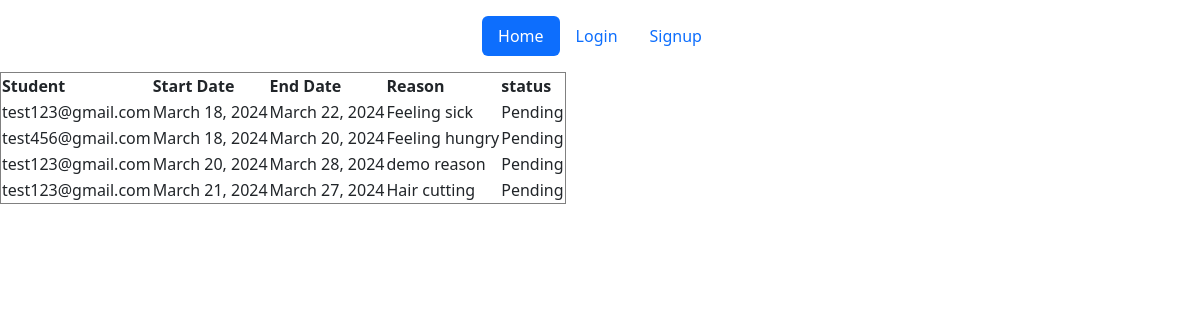
/warden/show-all-leaves/, run on the app's committed database.
### student/models.py (models this page shows)
class Leave(models.Model):
    user = models.ForeignKey(student,on_delete=models.CASCADE)
    start_date = models.DateField()
    end_date = models.DateField()
    reason = models.TextField()

### authentication/models.py (models this page shows)
class CustomUser(AbstractUser):
    email = models.EmailField()
    role = models.CharField(max_length=50,choices=ROLE_CHOICE)
    def __str__(self):
        return self.email

### warden/views.py (the view)
# urls.py: path("show-all-leaves/",views.showAllLeaves,name="show-all-leaves"),
def showAllLeaves(request):
    leaves = Leave.objects.all()
    return render(request,'showAllLeaves.html',{"leaves":leaves})

### templates/showAllLeaves.html (shortened to what this page needs)
{% extends "index.html" %}
{% block content %}
<table border="1">
    <thead>
        <tr>
            <th>Student</th>
            <th>Start Date</th>
            <th>End Date</th>
            <th>Reason</th>
            <th>status</th>
        </tr>
    </thead>
    <tbody>
        {% for leave in leaves %}
        <tr>
            <td>{{ leave.user }}</td>
            <td>{{ leave.start_date }}</td>
            <td>{{ leave.end_date }}</td>
            <td>{{ leave.reason }}</td>
            <td>Pending</td>
        </tr>
        {% endfor %}
    </tbody>
</table>
{% endblock %}

### templates/index.html (shortened to what this page needs)
{% load static %}
<!DOCTYPE html>
<html lang="en">
<head>
    <link href="https://cdn.jsdelivr.net/npm/bootstrap@5.3.3/dist/css/bootstrap.min.css" rel="stylesheet"
>
</head>
<body>
    <header class="d-flex justify-content-center py-3">
        <ul class="nav nav-pills">
            <li class="nav-item"><a href="{% url 'home' %}" class="nav-link active" aria-current="page">Home</a></li>
            {% if user.is_authenticated %}
            <li class="nav-item"><a href="{% url 'logout' %}" class="nav-link">Logout</a></li>
            {% if user.role == "student" %}
            <li class="nav-item"><a href="{% url 'leave' %}" class="nav-link">Leave form</a></li>
            <li class="nav-item"><a href="{% url 'outing' %}" class="nav-link">Outing form</a></li>
            <li class="nav-item"><a href="{% url 'show-leaves' %}" class="nav-link">Leaves</a></li>
            <li class="nav-item"><a href="{% url 'show-outings' %}" class="nav-link">Outings</a></li>
            {% elif user.role == "warden" %}
            <li class="nav-item"><a href="{% url 'show-all-leaves' %}" class="nav-link">Leave Request</a></li>
            <li class="nav-item"><a href="{% url 'show-all-outings' %}" class="nav-link">Outing Request</a></li>
            <li class="nav-item"><a href="{% url 'leave' %}" class="nav-link">Leaves Granted</a></li>
            <li class="nav-item"><a href="{% url 'leave' %}" class="nav-link">Outing Granted</a></li>
            {% endif %}
            {% else %}
            <li class="nav-item"><a href="{% url 'login' %}" class="nav-link">Login</a></li>
            <li class="nav-item"><a href="{% url 'signup' %}" class="nav-link">Signup</a></li>
            {% endif %}
        </ul>
    </header>
    {% block content %}{% endblock %}
</body>
</html>

### data on the page
Leave: user "test123@gmail.com", start_date "March 18, 2024", end_date "March 22, 2024", reason "Feeling sick"
Leave: user "test456@gmail.com", start_date "March 18, 2024", end_date "March 20, 2024", reason "Feeling hungry"
Leave: user "test123@gmail.com", start_date "March 20, 2024", end_date "March 28, 2024", reason "demo reason"
Leave: user "test123@gmail.com", start_date "March 21, 2024", end_date "March 27, 2024", reason "Hair cutting"
